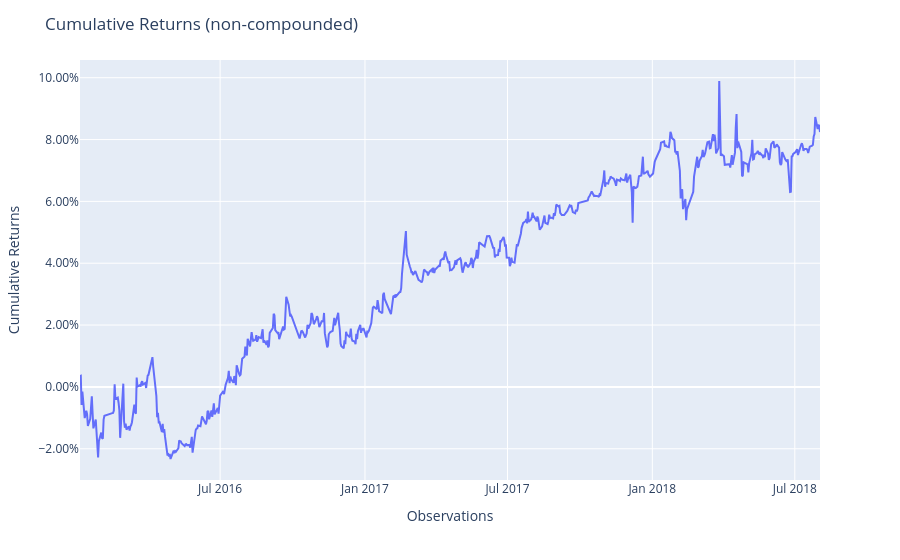

The notebook cell this image was saved under:
### Code cell
res[0][2].plot_cumulative_returns()

### Figure 1 — Plotly figure (JSON) as saved in the notebook; plotly's stock layout.template omitted (floating-point values rounded to 4 significant figures; data arrays with more than 128 entries replaced by an {"elided": "..."} marker saying what was removed)
{"data": [{"hovertemplate": "variable=cumulative_returns<br>index=%{x}<br>value=%{y}<extra></extra>", "legendgroup": "cumulative_returns", "line": {"color": "#636efa", "dash": "solid"}, "marker": {"symbol": "circle"}, "mode": "lines", "name": "cumulative_returns", "orientation": "v", "showlegend": true, "type": "scatter", "x": {"elided": "630 str values"}, "xaxis": "x", "y": {"elided": "630 float values"}, "yaxis": "y"}], "layout": {"legend": {"title": {"text": "variable"}, "tracegroupgap": 0}, "margin": {"t": 60}, "showlegend": false, "title": {"text": "Cumulative Returns (non-compounded)"}, "xaxis": {"anchor": "y", "domain": [0, 1], "title": {"text": "Observations"}}, "yaxis": {"anchor": "x", "domain": [0, 1], "tickformat": ".2%", "title": {"text": "Cumulative Returns"}}}}
